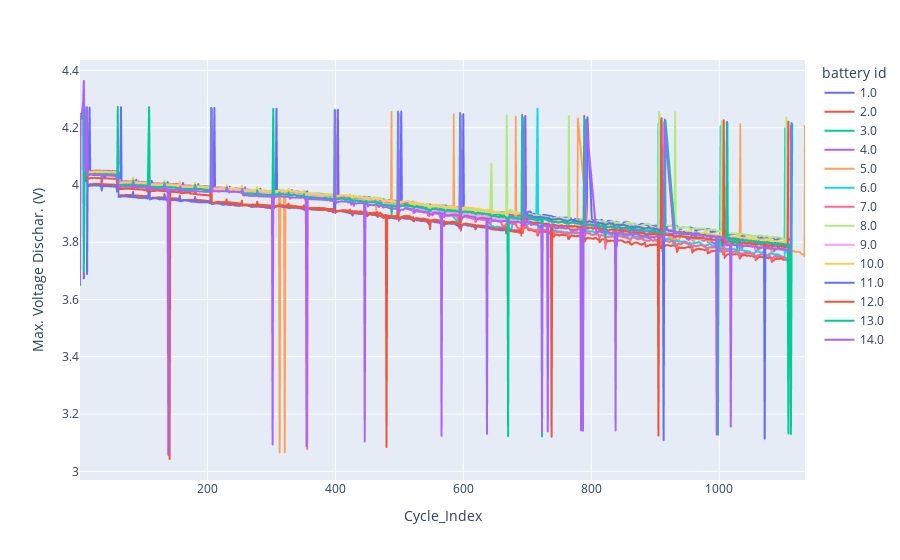

The notebook cell this image was saved under:
### Code cell
import plotly.express as px

#df = px.data.gapminder().query("continent=='Oceania'")
fig = px.line(df, x="Cycle_Index", y="Max. Voltage Dischar. (V)", color='battery id')
fig.show()


plt.show()

### Figure 1 — Plotly figure (JSON) as saved in the notebook; plotly's stock layout.template omitted (floating-point values rounded to 4 significant figures; data arrays with more than 128 entries replaced by an {"elided": "..."} marker saying what was removed)
{"data": [{"hovertemplate": "battery id=1.0<br>Cycle_Index=%{x}<br>Max. Voltage Dischar. (V)=%{y}<extra></extra>", "legendgroup": "1.0", "line": {"color": "#636efa", "dash": "solid"}, "marker": {"symbol": "circle"}, "mode": "lines", "name": "1.0", "showlegend": true, "type": "scattergl", "x": {"elided": "1076 int values"}, "xaxis": "x", "y": {"elided": "1076 float values"}, "yaxis": "y"}, {"hovertemplate": "battery id=2.0<br>Cycle_Index=%{x}<br>Max. Voltage Dischar. (V)=%{y}<extra></extra>", "legendgroup": "2.0", "line": {"color": "#EF553B", "dash": "solid"}, "marker": {"symbol": "circle"}, "mode": "lines", "name": "2.0", "showlegend": true, "type": "scattergl", "x": {"elided": "1079 int values"}, "xaxis": "x", "y": {"elided": "1079 float values"}, "yaxis": "y"}, {"hovertemplate": "battery id=3.0<br>Cycle_Index=%{x}<br>Max. Voltage Dischar. (V)=%{y}<extra></extra>", "legendgroup": "3.0", "line": {"color": "#00cc96", "dash": "solid"}, "marker": {"symbol": "circle"}, "mode": "lines", "name": "3.0", "showlegend": true, "type": "scattergl", "x": {"elided": "1077 int values"}, "xaxis": "x", "y": {"elided": "1077 float values"}, "yaxis": "y"}, {"hovertemplate": "battery id=4.0<br>Cycle_Index=%{x}<br>Max. Voltage Dischar. (V)=%{y}<extra></extra>", "legendgroup": "4.0", "line": {"color": "#ab63fa", "dash": "solid"}, "marker": {"symbol": "circle"}, "mode": "lines", "name": "4.0", "showlegend": true, "type": "scattergl", "x": {"elided": "1081 int values"}, "xaxis": "x", "y": {"elided": "1081 float values"}, "yaxis": "y"}, {"hovertemplate": "battery id=5.0<br>Cycle_Index=%{x}<br>Max. Voltage Dischar. (V)=%{y}<extra></extra>", "legendgroup": "5.0", "line": {"color": "#FFA15A", "dash": "solid"}, "marker": {"symbol": "circle"}, "mode": "lines", "name": "5.0", "showlegend": true, "type": "scattergl", "x": {"elided": "1077 int values"}, "xaxis": "x", "y": {"elided": "1077 float values"}, "yaxis": "y"}, {"hovertemplate": "battery id=6.0<br>Cycle_Index=%{x}<br>Max. Voltage Dischar. (V)=%{y}<extra></extra>", "legendgroup": "6.0", "line": {"color": "#19d3f3", "dash": "solid"}, "marker": {"symbol": "circle"}, "mode": "lines", "name": "6.0", "showlegend": true, "type": "scattergl", "x": {"elided": "1078 int values"}, "xaxis": "x", "y": {"elided": "1078 float values"}, "yaxis": "y"}, {"hovertemplate": "battery id=7.0<br>Cycle_Index=%{x}<br>Max. Voltage Dischar. (V)=%{y}<extra></extra>", "legendgroup": "7.0", "line": {"color": "#FF6692", "dash": "solid"}, "marker": {"symbol": "circle"}, "mode": "lines", "name": "7.0", "showlegend": true, "type": "scattergl", "x": {"elided": "1081 int values"}, "xaxis": "x", "y": {"elided": "1081 float values"}, "yaxis": "y"}, {"hovertemplate": "battery id=8.0<br>Cycle_Index=%{x}<br>Max. Voltage Dischar. (V)=%{y}<extra></extra>", "legendgroup": "8.0", "line": {"color": "#B6E880", "dash": "solid"}, "marker": {"symbol": "circle"}, "mode": "lines", "name": "8.0", "showlegend": true, "type": "scattergl", "x": {"elided": "1080 int values"}, "xaxis": "x", "y": {"elided": "1080 float values"}, "yaxis": "y"}, {"hovertemplate": "battery id=9.0<br>Cycle_Index=%{x}<br>Max. Voltage Dischar. (V)=%{y}<extra></extra>", "legendgroup": "9.0", "line": {"color": "#FF97FF", "dash": "solid"}, "marker": {"symbol": "circle"}, "mode": "lines", "name": "9.0", "showlegend": true, "type": "scattergl", "x": {"elided": "1079 int values"}, "xaxis": "x", "y": {"elided": "1079 float values"}, "yaxis": "y"}, {"hovertemplate": "battery id=10.0<br>Cycle_Index=%{x}<br>Max. Voltage Dischar. (V)=%{y}<extra></extra>", "legendgroup": "10.0", "line": {"color": "#FECB52", "dash": "solid"}, "marker": {"symbol": "circle"}, "mode": "lines", "name": "10.0", "showlegend": true, "type": "scattergl", "x": {"elided": "1079 int values"}, "xaxis": "x", "y": {"elided": "1079 float values"}, "yaxis": "y"}, {"hovertemplate": "battery id=11.0<br>Cycle_Index=%{x}<br>Max. Voltage Dischar. (V)=%{y}<extra></extra>", "legendgroup": "11.0", "line": {"color": "#636efa", "dash": "solid"}, "marker": {"symbol": "circle"}, "mode": "lines", "name": "11.0", "showlegend": true, "type": "scattergl", "x": {"elided": "1077 int values"}, "xaxis": "x", "y": {"elided": "1077 float values"}, "yaxis": "y"}, {"hovertemplate": "battery id=12.0<br>Cycle_Index=%{x}<br>Max. Voltage Dischar. (V)=%{y}<extra></extra>", "legendgroup": "12.0", "line": {"color": "#EF553B", "dash": "solid"}, "marker": {"symbol": "circle"}, "mode": "lines", "name": "12.0", "showlegend": true, "type": "scattergl", "x": {"elided": "1077 int values"}, "xaxis": "x", "y": {"elided": "1077 float values"}, "yaxis": "y"}, {"hovertemplate": "battery id=13.0<br>Cycle_Index=%{x}<br>Max. Voltage Dischar. (V)=%{y}<extra></extra>", "legendgroup": "13.0", "line": {"color": "#00cc96", "dash": "solid"}, "marker": {"symbol": "circle"}, "mode": "lines", "name": "13.0", "showlegend": true, "type": "scattergl", "x": {"elided": "1072 int values"}, "xaxis": "x", "y": {"elided": "1072 float values"}, "yaxis": "y"}, {"hovertemplate": "battery id=14.0<br>Cycle_Index=%{x}<br>Max. Voltage Dischar. (V)=%{y}<extra></extra>", "legendgroup": "14.0", "line": {"color": "#ab63fa", "dash": "solid"}, "marker": {"symbol": "circle"}, "mode": "lines", "name": "14.0", "showlegend": true, "type": "scattergl", "x": {"elided": "1051 int values"}, "xaxis": "x", "y": {"elided": "1051 float values"}, "yaxis": "y"}], "layout": {"legend": {"title": {"text": "battery id"}, "tracegroupgap": 0}, "margin": {"t": 60}, "xaxis": {"anchor": "y", "domain": [0, 1], "title": {"text": "Cycle_Index"}}, "yaxis": {"anchor": "x", "domain": [0, 1], "title": {"text": "Max. Voltage Dischar. (V)"}}}}
